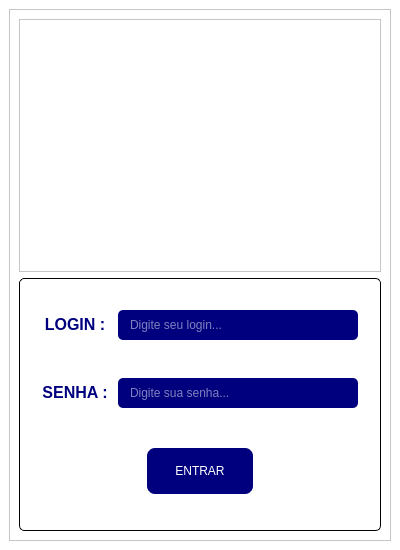
<?xml version="1.0" encoding="UTF-8"?>
<ui version="4.0">
 <class>MainWindow</class>
 <widget class="QMainWindow" name="MainWindow">
  <property name="geometry">
   <rect>
    <x>0</x>
    <y>0</y>
    <width>400</width>
    <height>550</height>
   </rect>
  </property>
  <property name="maximumSize">
   <size>
    <width>400</width>
    <height>550</height>
   </size>
  </property>
  <property name="windowTitle">
   <string>Tela Angels Driver</string>
  </property>
  <property name="styleSheet">
   <string notr="true">background-color: rgb(255, 255, 255);</string>
  </property>
  <widget class="QWidget" name="centralwidget">
   <layout class="QHBoxLayout" name="horizontalLayout">
    <item>
     <widget class="QFrame" name="frame">
      <property name="styleSheet">
       <string notr="true">background-color: rgb(255, 255, 255);</string>
      </property>
      <property name="frameShape">
       <enum>QFrame::StyledPanel</enum>
      </property>
      <property name="frameShadow">
       <enum>QFrame::Raised</enum>
      </property>
      <layout class="QVBoxLayout" name="verticalLayout">
       <item>
        <widget class="QFrame" name="frame_2">
         <property name="styleSheet">
          <string notr="true">image: url(:/img/Angels driver.png);</string>
         </property>
         <property name="frameShape">
          <enum>QFrame::StyledPanel</enum>
         </property>
         <property name="frameShadow">
          <enum>QFrame::Raised</enum>
         </property>
        </widget>
       </item>
       <item>
        <widget class="QFrame" name="frame_3">
         <property name="styleSheet">
          <string notr="true">border-style: outset;
border-width: 1px;
border-color: black;
border-radius: 5px</string>
         </property>
         <property name="frameShape">
          <enum>QFrame::StyledPanel</enum>
         </property>
         <property name="frameShadow">
          <enum>QFrame::Raised</enum>
         </property>
         <layout class="QVBoxLayout" name="verticalLayout_2">
          <item>
           <widget class="QFrame" name="frame_4">
            <property name="maximumSize">
             <size>
              <width>16777215</width>
              <height>50</height>
             </size>
            </property>
            <property name="styleSheet">
             <string notr="true">border-width: 0</string>
            </property>
            <property name="frameShape">
             <enum>QFrame::StyledPanel</enum>
            </property>
            <property name="frameShadow">
             <enum>QFrame::Raised</enum>
            </property>
            <layout class="QHBoxLayout" name="horizontalLayout_2">
             <item>
              <widget class="QLabel" name="label">
               <property name="maximumSize">
                <size>
                 <width>70</width>
                 <height>30</height>
                </size>
               </property>
               <property name="font">
                <font>
                 <family>Arial</family>
                 <pointsize>12</pointsize>
                 <weight>75</weight>
                 <bold>true</bold>
                </font>
               </property>
               <property name="styleSheet">
                <string notr="true">color: rgb(0, 0, 127);</string>
               </property>
               <property name="text">
                <string>&lt;html&gt;&lt;head/&gt;&lt;body&gt;&lt;p align=&quot;center&quot;&gt;LOGIN :&lt;/p&gt;&lt;/body&gt;&lt;/html&gt;</string>
               </property>
              </widget>
             </item>
             <item>
              <widget class="QLineEdit" name="ln_login">
               <property name="maximumSize">
                <size>
                 <width>240</width>
                 <height>30</height>
                </size>
               </property>
               <property name="styleSheet">
                <string notr="true">background-color: rgb(0, 0, 127);
font: 12pt &quot;Arial&quot;;
color: rgb(255, 255, 255);
border-style: outset;
border-radius: 5px;
padding-left: 10px</string>
               </property>
               <property name="placeholderText">
                <string>Digite seu login...</string>
               </property>
              </widget>
             </item>
            </layout>
           </widget>
          </item>
          <item>
           <widget class="QFrame" name="frame_5">
            <property name="maximumSize">
             <size>
              <width>16777215</width>
              <height>50</height>
             </size>
            </property>
            <property name="styleSheet">
             <string notr="true">border-width: 0</string>
            </property>
            <property name="frameShape">
             <enum>QFrame::StyledPanel</enum>
            </property>
            <property name="frameShadow">
             <enum>QFrame::Raised</enum>
            </property>
            <layout class="QHBoxLayout" name="horizontalLayout_3">
             <item>
              <widget class="QLabel" name="label_2">
               <property name="maximumSize">
                <size>
                 <width>70</width>
                 <height>30</height>
                </size>
               </property>
               <property name="font">
                <font>
                 <family>Arial</family>
                 <pointsize>12</pointsize>
                 <weight>75</weight>
                 <bold>true</bold>
                </font>
               </property>
               <property name="styleSheet">
                <string notr="true">color: rgb(0, 0, 127);</string>
               </property>
               <property name="text">
                <string>&lt;html&gt;&lt;head/&gt;&lt;body&gt;&lt;p align=&quot;center&quot;&gt;SENHA :&lt;/p&gt;&lt;/body&gt;&lt;/html&gt;</string>
               </property>
              </widget>
             </item>
             <item>
              <widget class="QLineEdit" name="ln_senha">
               <property name="maximumSize">
                <size>
                 <width>240</width>
                 <height>30</height>
                </size>
               </property>
               <property name="styleSheet">
                <string notr="true">background-color: rgb(0, 0, 127);
font: 12pt &quot;Arial&quot;;
color: rgb(255, 255, 255);
border-style: outset;
border-radius: 5px;
padding-left: 10px</string>
               </property>
               <property name="echoMode">
                <enum>QLineEdit::Password</enum>
               </property>
               <property name="placeholderText">
                <string>Digite sua senha...</string>
               </property>
              </widget>
             </item>
            </layout>
           </widget>
          </item>
          <item>
           <widget class="QFrame" name="frame_6">
            <property name="maximumSize">
             <size>
              <width>16777215</width>
              <height>70</height>
             </size>
            </property>
            <property name="styleSheet">
             <string notr="true">border-width: 0</string>
            </property>
            <property name="frameShape">
             <enum>QFrame::StyledPanel</enum>
            </property>
            <property name="frameShadow">
             <enum>QFrame::Raised</enum>
            </property>
            <layout class="QGridLayout" name="gridLayout">
             <item row="0" column="0">
              <widget class="QPushButton" name="bt_entrar">
               <property name="maximumSize">
                <size>
                 <width>110</width>
                 <height>50</height>
                </size>
               </property>
               <property name="styleSheet">
                <string notr="true">QPushButton{
background-color: rgb(0, 0, 127);
font: 75 16pt &quot;Arial&quot;;
color: rgb(255, 255, 255);
border-style: outset;
border-width: 2px;
border-color: white;
border-radius: 10px
}
QPushButton:pressed{
	background-color: rgb(255, 255, 255);
	color: rgb(0, 0, 127);
	border-width: 2px;
	border-color: blue

}</string>
               </property>
               <property name="text">
                <string>ENTRAR</string>
               </property>
              </widget>
             </item>
            </layout>
           </widget>
          </item>
         </layout>
        </widget>
       </item>
      </layout>
     </widget>
    </item>
   </layout>
  </widget>
 </widget>
 <resources>
  <include location="../icons/angels.qrc"/>
 </resources>
 <connections/>
</ui>
